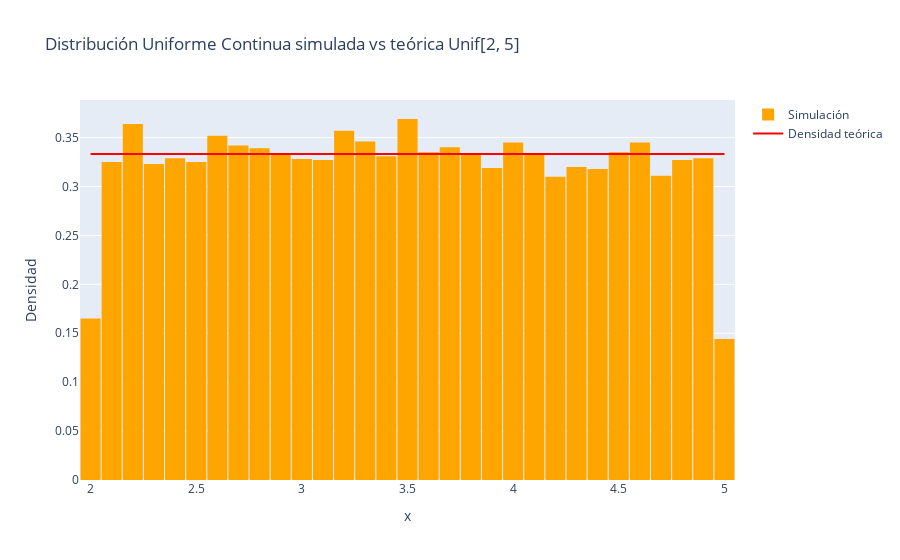

Source (notebook cell):
### Markdown cell above
## Ejemplo: Distribución Uniforme Continua
$$f(x) = \frac{1}{b-a}, \quad a \leq x \leq b$$
$$F(x) = \frac{x-a}{b-a} = U \Rightarrow X = a + (b-a)U \sim Unif(a,b)$$

### Code cell
# Parámetros de la uniforme continua
import numpy as np
import plotly.graph_objects as go

a = 2
b = 5
n = 10000 # número de simulaciones

uniformes = np.random.random(n) # Generamos n valores uniformes
uniforme_continua = a + (b - a) * uniformes # Transformada inversa

# Hacemos la densidad teórica
x_vals = np.linspace(a, b, 300)
y_vals = np.ones_like(x_vals) / (b - a)  # Densidad constante entre a y b

# Gráfico
fig = go.Figure()

fig.add_trace(go.Histogram(
    x=uniforme_continua,
    nbinsx=40,
    histnorm='probability density',
    marker_color='orange',
    name='Simulación'
))

fig.add_trace(go.Scatter(
    x=x_vals,
    y=y_vals,
    mode='lines',
    name='Densidad teórica',
    line_color='red'
))

fig.update_layout(
    title='Distribución Uniforme Continua simulada vs teórica Unif[2, 5]',
    xaxis_title='x',
    yaxis_title='Densidad',
    bargap=0.05
)

fig.show()

### Figure 1 — Plotly figure (JSON) as saved in the notebook; plotly's stock layout.template omitted (floating-point values rounded to 4 significant figures; data arrays with more than 128 entries replaced by an {"elided": "..."} marker saying what was removed)
{"data": [{"histnorm": "probability density", "marker": {"color": "orange"}, "name": "Simulación", "nbinsx": 40, "type": "histogram", "x": {"elided": "10000 float values"}}, {"line": {"color": "red"}, "mode": "lines", "name": "Densidad teórica", "type": "scatter", "x": {"elided": "300 float values"}, "y": {"elided": "300 float values"}}], "layout": {"bargap": 0.05, "title": {"text": "Distribución Uniforme Continua simulada vs teórica Unif[2, 5]"}, "xaxis": {"title": {"text": "x"}}, "yaxis": {"title": {"text": "Densidad"}}}}
